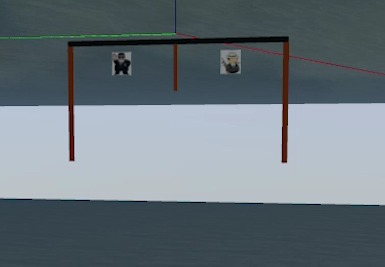
//> input picture Gate Task/gate.jpeg, 385 x 267 px
$ ./2   (built with g++ and OpenCV 4)
//> lines starting //> are read from the running program, lines starting //| are printed output that depends on the picture; after the words box and inside, x2 and y2 are one past the last pixel; in counts of white or black regions, pixels touching at a corner belong together; pictures that were not available may be replaced by others from this repository, and a replacement may not be noted
#include "opencv2/imgcodecs.hpp"
#include "opencv2/highgui.hpp"
#include "opencv2/imgproc.hpp"
#include <iostream>

using namespace cv;
using namespace std;

Mat src, img;
Mat src_gray;

void draw();

int main() {
    img = imread("gate.jpeg", IMREAD_COLOR);
//> img is the input picture: 267 rows x 385 cols, CV_8UC3; mean B, G, R 123.7, 116.3, 104.5
    resize(img, img, Size(), 2, 2);
//> img: 534 rows x 770 cols, CV_8UC3
    src = imread("mask2.jpeg", IMREAD_COLOR);
    cvtColor(src, src_gray, COLOR_BGR2GRAY);
    blur(src_gray, src_gray, Size(3, 3));
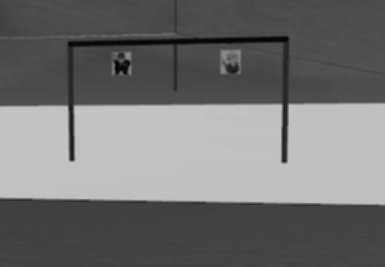
//> src_gray: 267 rows x 385 cols, CV_8UC1; min 4, max 197, mean 113.5
    imshow("Source", img);

    imshow("Mask", src);
    draw();
    waitKey(0);
    return (0);
}

int areaRec(Rect r) {
    int x = r.br().x - r.tl().x;
    int y = r.br().y - r.tl().y;
    return x * y;
}

Point getCenter(Rect r) {
    int x, y;
    x = r.x + (r.width / 2);
    y = r.y + (r.height / 2);
    Point c(x, y);
    return c;
}

void draw() {
    vector<vector<Point>> contours;
    vector<Vec4i> hierarchy;
    findContours(src_gray, contours, hierarchy, RETR_TREE, CHAIN_APPROX_SIMPLE, Point(0, 0));
//> contours = 1 contour; box (x1, y1, x2, y2) and area: (0, 0, 385, 267) 102144

    vector<vector<Point>> contours_poly(contours.size());
//> contours_poly = 1 empty contours
    vector<Rect> boundRect(contours.size());
//> boundRect = 1 Rect (x, y, width, height): [0, 0, 0, 0]

    for (int i = 0; i < contours.size(); i++) {
        approxPolyDP(Mat(contours[i]), contours_poly[i], 3, true);
        boundRect[i] = boundingRect(Mat(contours_poly[i]));
    }
//> this loop made 1 pass

    Mat drawing = img.clone();
    Mat drawing2 = src.clone();
    for (int i = 0; i < contours.size(); i++) {
        Scalar color = Scalar(255, 0, 0);
        if (areaRec(boundRect[i]) > 5000) {


            Point p = getCenter(boundRect[i]);
            rectangle(drawing, boundRect[i].tl(), boundRect[i].br(), color, 2, 8, 0);
            circle(drawing, p, 5, Scalar(255, 0, 0), FILLED);


            rectangle(drawing2, boundRect[i].tl(), boundRect[i].br(), color, 2, 8, 0);
            circle(drawing2, p, 5, Scalar(255, 0, 0), FILLED);
            putText(drawing2, format("(%d,%d)", p.x, p.y), Point(p.x - 50, p.y + 40), FONT_HERSHEY_DUPLEX, 1.0, Scalar(255, 0, 255), 2);
        }
    }
//> this loop made 1 pass
//> (x in areaRec, y in areaRec, x in getCenter, y in getCenter) on pass 1: (385, 267, 192, 133)
//> pass 1, in draw, `putText(drawing2, format("(%d,%d)", p.x, p.y), Point(p.x - 50, p.y + 4..`:
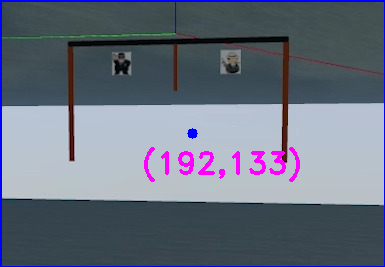
//> drawing2: 267 rows x 385 cols, CV_8UC3; 3.3% of pixels changed, all inside (x1, y1, x2, y2) = (0, 0, 385, 267)
//> after the loop:
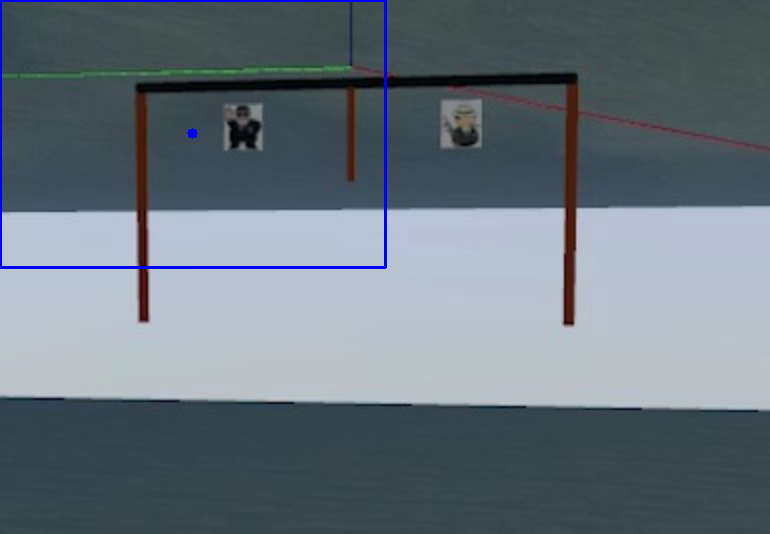
//> drawing: 534 rows x 770 cols, CV_8UC3; mean B, G, R 124.6, 115.2, 103.6
    imshow("Contours", drawing);
    imshow("Contours2", drawing2);
}
